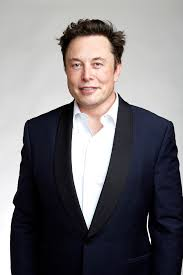
#> input picture Face_Recognition/dataset/1/musk1.jpg, 183 x 275 px, found by its file name; its folder holds only this picture in this run
$ python training.py
#> lines starting #> are read from the running program, lines starting #| are printed output that depends on the picture
### Video_editor/src/face_detection.py
import cv2

class FaceDetector:
    def __init__(self, cascade_path, scale_factor =1.1, min_neighbors = 5, min_size=(30, 30)):
        self.face_cascade = cv2.CascadeClassifier(cascade_path)
        if self.face_cascade.empty():
            raise RuntimeError

        self.scale_factor = scale_factor
        self.min_neighbors = min_neighbors
        self.min_size = min_size

    def detect_faces(self, frame):
        gray = cv2.cvtColor(frame, cv2.COLOR_BGR2GRAY)
        faces = self.face_cascade.detectMultiScale(gray, scaleFactor = self.scale_factor, minNeighbors = self.min_neighbors, minSize = self.min_size)
        return faces

### Video_editor/src/training.py
# training

import cv2
import os
import numpy as np
from face_detection import FaceDetector

cascade_path = "data/haarcascade_frontalface_default.xml"
if not os.path.exists(cascade_path):
    print("Error: Cascade file's not found ")
    exit(1)

face_detector = FaceDetector(cascade_path)
recognizer = cv2.face.LBPHFaceRecognizer_create()

dataset_path = "dataset"
training_faces = []
labels = []


for person_label, person_name in enumerate(os.listdir(dataset_path)):
    person_folder = os.path.join(dataset_path, person_name)

    for image_name in os.listdir(person_folder):
        image_path = os.path.join(person_folder, image_name)

        frame = cv2.imread(image_path)
#> frame is the input picture: shape (275, 183, 3); mean B, G, R 118.8, 115.4, 118.3
        faces = face_detector.detect_faces(frame)
#> in detect_faces, `gray = cv2.cvtColor(frame, cv2.COLOR_BGR2GRAY)`:
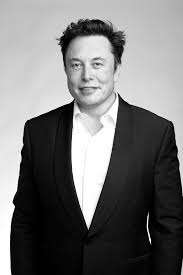
#> gray: shape (275, 183); min 0, max 255, mean 116.6
#> in detect_faces, `faces = self.face_cascade.detectMultiScale(gray, scaleFactor = self.sc..`: faces = [[57, 39, 64, 64]]
#> faces = [[57, 39, 64, 64]]

        for (x, y, w, h) in faces:
            face_region = frame[y:y + h, x:x + w]
            gray_face = cv2.cvtColor(face_region, cv2.COLOR_BGR2GRAY)
            resized_face = cv2.resize(gray_face, (200, 200))

            training_faces.append(resized_face)
            labels.append(person_label)
#> this loop made 1 pass
#> pass 1, `face_region = frame[y:y + h, x:x + w]`:
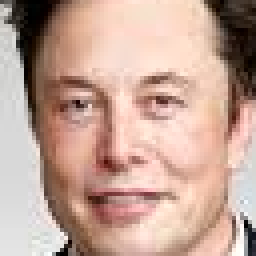
#> face_region: shape (64, 64, 3) (shown 4 times larger); mean B, G, R 150.2, 163.4, 194.9
#> pass 1, `gray_face = cv2.cvtColor(face_region, cv2.COLOR_BGR2GRAY)`:
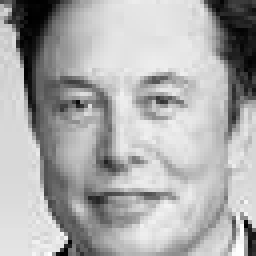
#> gray_face: shape (64, 64) (shown 4 times larger); min 0, max 255, mean 171.3
#> pass 1, `resized_face = cv2.resize(gray_face, (200, 200))`:
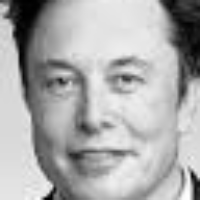
#> resized_face: shape (200, 200); min 0, max 255, mean 171.2
#> after the loop, labels = [0]; training_faces = 1 item
#> pass 2 of the loop `for person_label, person_name in enumerate(os.listdir(dataset_path)):`:
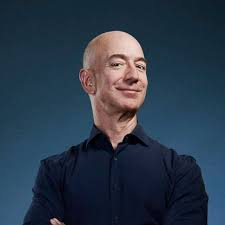
#> input picture Face_Recognition/dataset/2/bezos1.jpg, 225 x 225 px, found by its file name
#> frame is the input picture: shape (225, 225, 3); mean B, G, R 73.2, 56.8, 42.4
#> in detect_faces (call 2), `gray = cv2.cvtColor(frame, cv2.COLOR_BGR2GRAY)`:
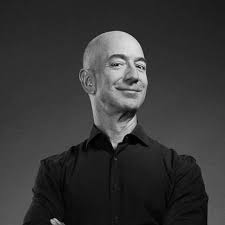
#> gray: shape (225, 225); min 0, max 227, mean 54.4
#> in detect_faces (call 2), `faces = self.face_cascade.detectMultiScale(gray, scaleFactor = self.sc..`: faces = [[91, 37, 71, 71]]
#> the loop `for (x, y, w, h) in faces:` made 1 pass
#> pass 1, `resized_face = cv2.resize(gray_face, (200, 200))`:
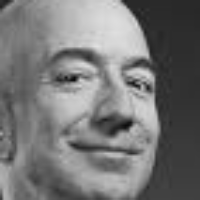
#> resized_face: shape (200, 200); min 8, max 226, mean 117.9
#> after the loop `for (x, y, w, h) in faces:`: labels = [0, 1]; training_faces = 2 items

recognizer.train(training_faces, np.array(labels))

recognizer.save("src/face_recognizer.yml")
print("Training comlete and model saved. ")
